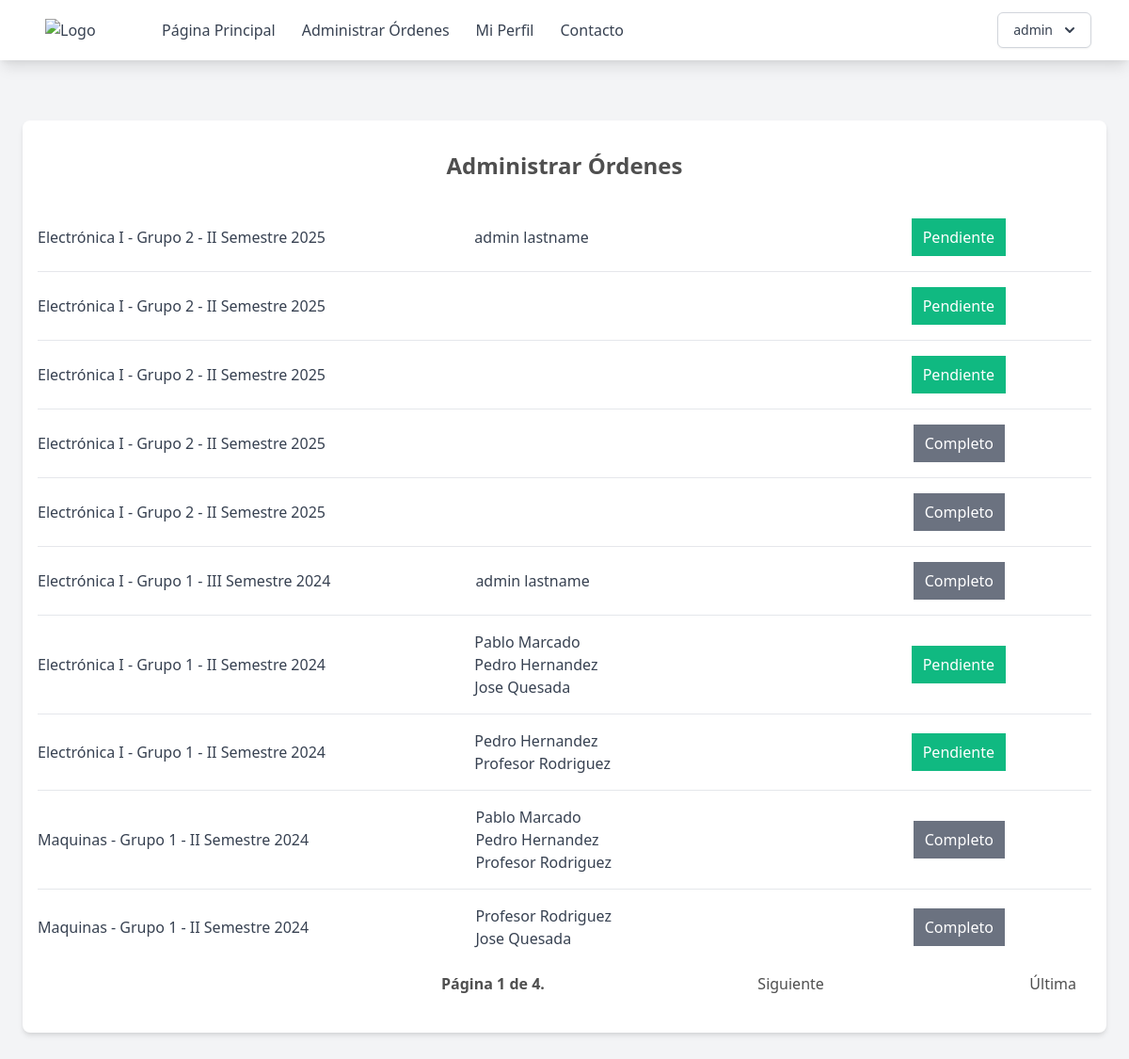
The app's page /administrar-ordenes (signed in) with its own data.
### supply_room/models.py (models this page shows, shortened)
class Users(AbstractUser):
    name = models.CharField(max_length=200)
    email = models.EmailField(unique=True)
    role = models.CharField(max_length=200, choices=ROLE_CHOICES, default="student")
    student_id = models.CharField(max_length=200, null=True, blank=True)
    username = models.CharField(max_length=50, null=True)
    groups = models.ManyToManyField(
        "ClassGroups", related_name="group_student", blank=True
    )
    orders = models.ManyToManyField("Order", related_name="order_student", blank=True)
    objects = CustomUserManager()
    USERNAME_FIELD = "email"
    REQUIRED_FIELDS = ["name", "role"]

class Order(models.Model):
    group = models.ForeignKey(
        ClassGroups,
        related_name="order_group",
        on_delete=models.CASCADE,
        verbose_name="Grupo",
    )
    student = models.ManyToManyField(
        Users,
        related_name="Order_student",
        through=Users.orders.through,
        blank=True,
        verbose_name="Estudiantes",
    )
    @property
    def needs_attention(self):
        order_items = ItemOrder.objects.filter(order=self)
        if any([item.status == "Solicitado" for item in order_items]):
            return "pendiente"
        if any([item.status == "Prestado" for item in order_items]):
            return "prestado"
        return "completado"

class ClassGroups(models.Model):
    number = models.PositiveIntegerField(verbose_name="Numero de Curso:")
    year = models.PositiveIntegerField(verbose_name="Año", default=2024)
    term = models.CharField(
        max_length=3, choices=TERM_CHOICES, default="I", verbose_name="Semestre"
    )
    professor = models.ForeignKey(
        Users,
        related_name="group_professor",
        on_delete=models.PROTECT,
        verbose_name="Profesor",
    )
    class_id = models.ForeignKey(Class, on_delete=models.PROTECT, verbose_name="Clase")
    student = models.ManyToManyField(
        Users,
        related_name="group_student",
        through=Users.groups.through,
        blank=True,
        verbose_name="Estudiantes",
    )
    @property
    def semester(self):
        return f"{self.term} Semestre {str(self.year)}"

class Class(models.Model):
    name = models.CharField(max_length=200)
    code = models.CharField(max_length=200)

### supply_room/views.py (the view)
class AdminOrderList(AdminRoleCheck, ListView):
    model = Order
    paginate_by = 10
    def get_queryset(self, *args, **kwargs):
        qs = super(AdminOrderList, self).get_queryset(*args, **kwargs)
        qs = qs.order_by("-group__year", "-group__term")
        return qs

### supply_room/utils.py (called while the page is built)
    def test_func(self):
        return self.request.user.role == "admin"

### templates/page/administrar-ordenes.html (shortened to what this page needs)
{% extends "base.html" %} {% block content %}
<div class="max-w-6xl mx-auto px-4 py-8 bg-white rounded-lg shadow-md mt-16">
    <h2 class="text-2xl font-bold mb-6 text-center">Administrar Órdenes</h2>
    <ul class="divide-y divide-gray-200">
        {% for object in object_list %}
        <li class="py-4">
            <a href="{% url 'admin-orden' object.pk %}" class="flex justify-between items-center  ">
                <div  class="text-gray-700 w-1/3">{{ object.group.class_id.name }} - Grupo {{ object.group.number }} - {{ object.group.semester }} </div>
                <ul class=" w-1/3">
                    {% for member in object.student.all %}
                    <li  class="text-gray-700">{{ member.name }}</li>
                    {% endfor %}
                </ul>
                {% if object.needs_attention|slugify == 'pendiente' %}
                    <div class="py-2 px-3 bg-green-500 text-white">Pendiente</div>
                {% endif %}
                {% if object.needs_attention|slugify == 'completado' %}
                    <div class="py-2 px-3 bg-gray-500 text-white">Completo</div>
                {% endif %}
            </a>
        </li>
        {% empty %}
        <li class="py-4 text-center text-gray-500">No objects yet.</li>
        {% endfor %}
    </ul>
    <div class="pagination ">
    <div class="step-links flex w-full justify-between items-center p-2">
        <span class="current font-bold mx-4">
            Página {{ page_obj.number }} de {{ page_obj.paginator.num_pages }}.
        </span>
        {% if page_obj.has_next %}
        <a href="?page={{ page_obj.next_page_number }}" class="mx-2">Siguiente</a>
        <a href="?page={{ page_obj.paginator.num_pages }}" class="mx-2">Última</a>
        {% else %}
        <div></div>
        <div></div>
        {% endif %}
    </div>
</div>
</div>
{% endblock %}

### templates/base.html (shortened to what this page needs)
{% load static %}
<!DOCTYPE html>
<html lang="en">
  <head>
    <link href="{% static 'output.css' %}" rel="stylesheet" />
    <link href="https://cdn.jsdelivr.net/npm/tailwindcss@2.2.19/dist/tailwind.min.css" rel="stylesheet">
  </head>
  <body class="bg-gray-100 h-full min-h-screen">
    <nav class="bg-white shadow-lg">
      <div class="max-w-6xl mx-auto px-4">
        <div class="flex justify-between">
          <div class="flex space-x-4">
            <div>
              <a href="{% url 'home' %}" class="flex items-center py-5 px-2 text-gray-700">
                <img src="https://eie.ucr.ac.cr/static/img/logos/EIE_v.png" alt="Logo" class="w-20 mr-2">
              </a>
            </div>
            <div class="hidden md:flex items-center space-x-1">
              <a href="{% url 'home' %}" class="py-5 px-3 text-gray-700 hover:text-gray-900">Página Principal</a>
              {% if user.role == 'admin' %}
              <a href="{% url 'administrar-ordenes' %}" class="py-5 px-3 text-gray-700 hover:text-gray-900">Administrar Órdenes</a>
              {% endif %}
              <a href="{% url 'perfil' %}" class="py-5 px-3 text-gray-700 hover:text-gray-900">Mi Perfil</a>
              <a href="#" class="py-5 px-3 text-gray-700 hover:text-gray-900">Contacto</a>
            </div>
          </div>
          {% if user.is_authenticated %}
          <div class="hidden md:flex items-center space-x-1">
            <div class="relative inline-block text-left">
              <div>
                <button type="button" class="inline-flex justify-center w-full rounded-md border border-gray-300 shadow-sm px-4 py-2 bg-white text-sm font-medium text-gray-700 hover:bg-gray-50 focus:outline-none" id="menu-button" aria-expanded="true" aria-haspopup="true">
                  {{ user.username }}
                  <svg class="-mr-1 ml-2 h-5 w-5" xmlns="http://www.w3.org/2000/svg" viewBox="0 0 20 20" fill="currentColor" aria-hidden="true">
                    <path fill-rule="evenodd" d="M5.293 7.293a1 1 0 011.414 0L10 10.586l3.293-3.293a1 1 0 111.414 1.414l-4 4a1 1 0 01-1.414 0l-4-4a1 1 0 010-1.414z" clip-rule="evenodd" />
                  </svg>
                </button>
              </div>
            </div>
          </div>
          {% endif %}
        </div>
      </div>
    </nav>
    {% if user.is_authenticated %}
    <div class="pb-12 ">{% block content %} {% endblock %}</div>
    {% else %}
    <p>You are not logged in</p>
    <a href="{% url 'login' %}">Log In</a>
    {% endif %}
  </body>
</html>

### records on screen
Users: username "admin", name "admin lastname"
Order: group.class_id.name "Electrónica I", group.number "2", group.semester "II Semestre 2025", shows "Pendiente"
Order: group.class_id.name "Electrónica I", group.number "2", group.semester "II Semestre 2025", shows "Pendiente"
Order: group.class_id.name "Electrónica I", group.number "2", group.semester "II Semestre 2025", shows "Pendiente"
Order: group.class_id.name "Electrónica I", group.number "2", group.semester "II Semestre 2025", shows "Completo"
Order: group.class_id.name "Electrónica I", group.number "2", group.semester "II Semestre 2025", shows "Completo"
Order: group.class_id.name "Electrónica I", group.number "1", group.semester "III Semestre 2024", shows "Completo"
Order: group.class_id.name "Electrónica I", group.number "1", group.semester "II Semestre 2024", shows "Pendiente"
Users: name "Pablo Marcado"
Users: name "Pedro Hernandez"
Users: name "Jose Quesada"
Order: group.class_id.name "Electrónica I", group.number "1", group.semester "II Semestre 2024", shows "Pendiente"
Users: name "Profesor Rodriguez"
Order: group.class_id.name "Maquinas", group.number "1", group.semester "II Semestre 2024", shows "Completo"
Order: group.class_id.name "Maquinas", group.number "1", group.semester "II Semestre 2024", shows "Completo"

### other values on screen
{{ page_obj.number }} "1"
{{ page_obj.paginator.num_pages }} "4"
